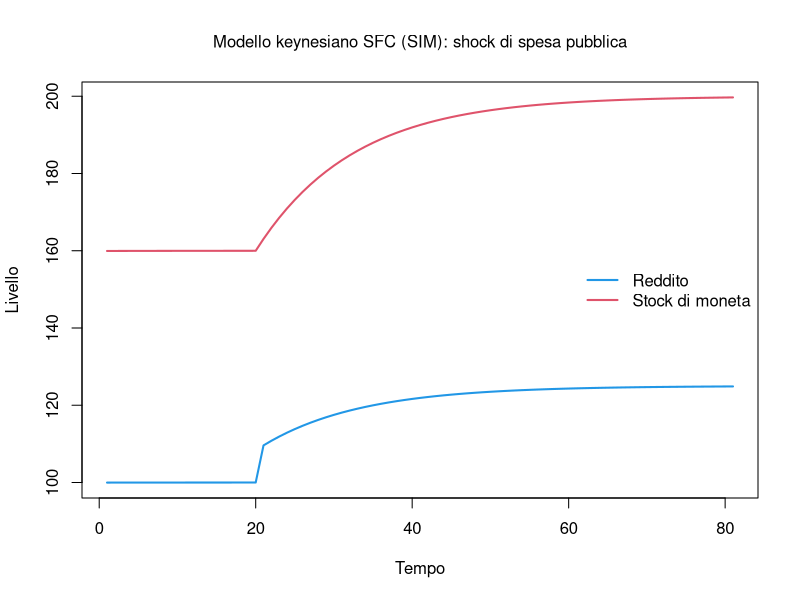

The R script that drew this image:
# Modello keynesiano SFC (SIM di Godley e Lavoie, 2007)
# Corso "Analisi economica" - Parte II (sezione 2.2.6)
# Ultima modifica: 31/07/2026

# Prepara l'ambiente ####
rm(list = ls(all = TRUE))
if (!is.null(dev.list())) dev.off()
cat("\014")              # Cancella tutto
nPeriods   <- 180        # Numero di periodi
nScenarios <- 2          # 1 = scenario base; 2 = shock di spesa pubblica

# Crea funzione che definisce le variabili come matrici ####
mat <- function(z) matrix(data = z, nrow = nScenarios, ncol = nPeriods)

# Definisci i coefficienti del modello ####
alpha1 <- 0.6            # Propensione al consumo dal reddito disponibile
alpha2 <- 0.2            # Propensione al consumo dalla ricchezza (moneta)
theta  <- 0.2            # Aliquota fiscale

# Definisci le variabili del modello ####
G  <- mat(20)            # Spesa pubblica (esogena)
Y  <- mat(0)             # Reddito
Tax <- mat(0)            # Tasse
YD <- mat(0)             # Reddito disponibile
C <- mat(0)              # Consumo
H <- mat(0)              # Stock di ricchezza

# Lancia il modello ####
for (j in 1:nScenarios) {
  
  for (i in 2:nPeriods) {
    
    if (i >= 120 && j == 2) G[j, i] <- 25          # Shock: spesa pubblica 20 -> 25
    
    for (iter in 1:60) {                          # Iterazioni per convergenza alla soluzione simultanea
      
      Y[j, i]  <- C[j, i] + G[j, i]
      Tax[j, i] <- theta * Y[j, i]
      YD[j, i] <- Y[j, i] - Tax[j, i]
      C[j, i]  <- alpha1 * YD[j, i] + alpha2 * H[j, i - 1]
      
    }
    
    H[j, i] <- H[j, i - 1] + (YD[j, i] - C[j, i])
    
  }
}

# Visualizza i risultati ####
plot(Y[2,100:nPeriods], type = "l", lwd = 2, col = 4, ylim = range(min(Y[,100:nPeriods]),max(H[,100:nPeriods])),
     main = "Modello keynesiano SFC (SIM): shock di spesa pubblica",
     xlab = "Tempo", ylab = "Livello", font.main = 1, cex.main = 1, cex.axis=1, cex.lab=1)
#grid()
lines(H[2,100:nPeriods], lwd = 2, lty = 1, col = 2)
legend("right", c("Reddito", "Stock di moneta"),
       lty = c(1, 1), lwd = c(2, 2), col = c(4, 2), bty = "n", cex=1)
